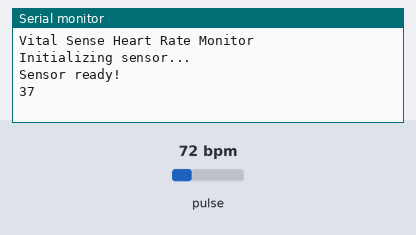
A sketch run on a simulated Arduino Uno, built with avr-gcc and run on an emulated ATmega328P. Shown: the last lines printed to the serial monitor. Inputs (shaded band) come from the test bench; at power-on: pulse 72 bpm.

Above: at 2.2 s.
2.3 s: pulse set to 42 bpm
At 3.5 s:
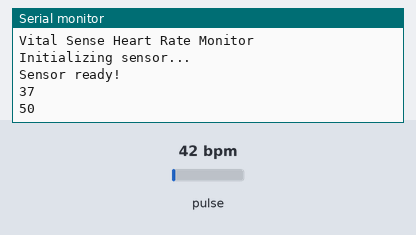
3.8 s: pulse set to 70 bpm
At 4.6 s:
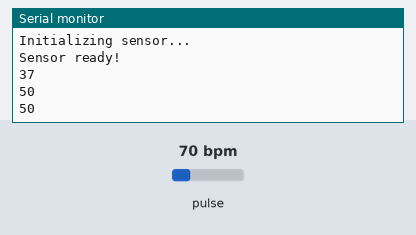
Timing chart, 0 to 6.8 s (numbered marks = the images above; inputs shaded):
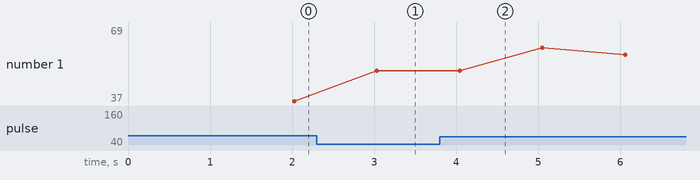

Measured:
- after the input at 2.3 s, the serial monitor: prints a new line after 0.73 s (image 1)
- plotted number 1: 37 → 50 after the input at 2.3 s, 50 → 69 after the input at 3.8 s

The sketch:

vital-sense-sensor.ino
```cpp
/**
 * Vital Sense - Arduino Heart Rate Sensor
 *
 * Supports multiple heart rate sensor types:
 * - MAX30102/MAX30100 Pulse Oximeter & Heart Rate Sensor (I2C)
 * - Pulse Sensor (Analog)
 *
 * Sends BPM data over Serial at 9600 baud
 * Compatible with the Web Serial API adapter
 *
 * Configuration: Edit config.h to customize behavior
 */

#include <Wire.h>
#include "config.h"
#include "MAX30105.h"
#include "heartRate.h"

// ===== SENSOR INSTANCES =====
#ifdef SENSOR_TYPE_MAX30102
MAX30105 particleSensor;

byte rates[MAX30102_RATE_SIZE];
byte rateSpot = 0;
long lastBeat = 0;
float beatsPerMinute;
int beatAvg;
#endif

// ===== TIMING =====
unsigned long lastBpmSent = 0;
int currentBpm = 0;
bool sensorInitialized = false;

void setup() {
  Serial.begin(SERIAL_BAUD_RATE);

  // Wait for serial connection
  delay(STARTUP_DELAY_MS);

  Serial.println("Vital Sense Heart Rate Monitor");
  Serial.println("Initializing sensor...");

  #ifdef SENSOR_TYPE_MAX30102
    initMAX30102();
  #else
    initPulseSensor();
  #endif

  if (sensorInitialized) {
    Serial.println("Sensor ready!");
  } else {
    Serial.println("ERROR: Sensor initialization failed");
  }
}

void loop() {
  if (!sensorInitialized) {
    delay(1000);
    return;
  }

  #ifdef SENSOR_TYPE_MAX30102
    readMAX30102();
  #else
    readPulseSensor();
  #endif

  // Send BPM at regular intervals
  if (millis() - lastBpmSent >= BPM_UPDATE_INTERVAL) {
    if (currentBpm > 0) {
      sendBPM(currentBpm);
    }
    lastBpmSent = millis();
  }
}

// ===== MAX30102 SENSOR FUNCTIONS =====
#ifdef SENSOR_TYPE_MAX30102

void initMAX30102() {
  if (!particleSensor.begin(Wire, I2C_SPEED_FAST)) {
    Serial.println("MAX30102 not found. Check wiring!");
    sensorInitialized = false;
    return;
  }

  // Configure sensor with default settings
  particleSensor.setup();
  particleSensor.setPulseAmplitudeRed(LED_BRIGHTNESS_RED);
  particleSensor.setPulseAmplitudeGreen(LED_BRIGHTNESS_GREEN);

  sensorInitialized = true;
}

void readMAX30102() {
  long irValue = particleSensor.getIR();

  // Check if a finger is detected
  if (irValue < FINGER_DETECTION_THRESHOLD) {
    // No finger detected
    beatsPerMinute = 0;
    beatAvg = 0;
    return;
  }

  // Check for heartbeat
  if (checkForBeat(irValue)) {
    long delta = millis() - lastBeat;
    lastBeat = millis();

    beatsPerMinute = 60 / (delta / 1000.0);

    // Filter out unrealistic values
    if (beatsPerMinute < 255 && beatsPerMinute > 20) {
      rates[rateSpot++] = (byte)beatsPerMinute;
      rateSpot %= MAX30102_RATE_SIZE;

      // Calculate average
      beatAvg = 0;
      for (byte x = 0; x < MAX30102_RATE_SIZE; x++) {
        beatAvg += rates[x];
      }
      beatAvg /= MAX30102_RATE_SIZE;

      currentBpm = beatAvg;
    }
  }
}

#endif

// ===== ANALOG PULSE SENSOR FUNCTIONS =====
#ifndef SENSOR_TYPE_MAX30102

int pulseSignal;
unsigned long lastPulseTime = 0;
int bpmReadings[PULSE_SENSOR_AVERAGE_SIZE];
int bpmIndex = 0;
bool pulseDetected = false;

void initPulseSensor() {
  pinMode(PULSE_SENSOR_PIN, INPUT);
  sensorInitialized = true;
}

void readPulseSensor() {
  pulseSignal = analogRead(PULSE_SENSOR_PIN);

  // Simple threshold-based pulse detection
  if (pulseSignal > PULSE_THRESHOLD && !pulseDetected) {
    pulseDetected = true;
    unsigned long currentTime = millis();

    if (lastPulseTime > 0) {
      unsigned long pulseDuration = currentTime - lastPulseTime;

      // Calculate BPM from time between pulses
      int bpm = 60000 / pulseDuration;

      // Filter realistic values
      if (bpm >= MIN_BPM && bpm <= MAX_BPM) {
        // Store in rolling average buffer
        bpmReadings[bpmIndex] = bpm;
        bpmIndex = (bpmIndex + 1) % PULSE_SENSOR_AVERAGE_SIZE;

        // Calculate average
        int sum = 0;
        int count = 0;
        for (int i = 0; i < PULSE_SENSOR_AVERAGE_SIZE; i++) {
          if (bpmReadings[i] > 0) {
            sum += bpmReadings[i];
            count++;
          }
        }

        if (count > 0) {
          currentBpm = sum / count;
        }
      }
    }

    lastPulseTime = currentTime;
  } else if (pulseSignal < PULSE_THRESHOLD) {
    pulseDetected = false;
  }

  delay(ANALOG_READ_DELAY);
}

#endif

// ===== SERIAL COMMUNICATION =====
void sendBPM(int bpm) {
  // Validate BPM range
  if (bpm < MIN_BPM || bpm > MAX_BPM) {
    DEBUG_PRINTLN("BPM out of range");
    return;
  }

  DEBUG_PRINT("Sending BPM: ");
  DEBUG_PRINTLN(bpm);

  // Send in the format expected by web-serial-adapter.ts
  Serial.println(bpm);
}
```

heartRate.h
```cpp
/**
 * Heart Rate Detection Algorithm
 *
 * Simple beat detection using derivative threshold
 * Based on the SparkFun MAX3010x library
 */

#ifndef HEARTRATE_H
#define HEARTRATE_H

#include "Arduino.h"

bool checkForBeat(int32_t sample) {
  static int32_t lastSample = 0;
  static int32_t derivative = 0;
  static int32_t lastDerivative = 0;

  // Calculate first derivative
  derivative = sample - lastSample;
  lastSample = sample;

  // Look for a rising edge (positive to negative derivative transition)
  // This indicates the peak of a heartbeat
  if (derivative > 100 && lastDerivative <= 100) {
    lastDerivative = derivative;
    return true;
  }

  lastDerivative = derivative;
  return false;
}

#endif
```

config.h
```cpp
/**
 * Configuration Header
 *
 * Centralized configuration for the Vital Sense sensor firmware
 * Edit these values to customize behavior without modifying main code
 */

#ifndef CONFIG_H
#define CONFIG_H

// ===== SENSOR CONFIGURATION =====

// Uncomment ONE sensor type
#define SENSOR_TYPE_MAX30102
// #define SENSOR_TYPE_PULSE_ANALOG

// ===== PIN CONFIGURATION =====

// For analog pulse sensor
#define PULSE_SENSOR_PIN A0

// I2C pins are standard (A4=SDA, A5=SCL on Uno)
// No configuration needed for MAX30102

// ===== TIMING CONFIGURATION =====

// How often to send BPM updates (milliseconds)
#define BPM_UPDATE_INTERVAL 1000

// Sampling rate for analog sensor (Hz)
#define SAMPLING_RATE 100

// ===== SERIAL CONFIGURATION =====

// Baud rate for serial communication
// MUST match web-serial-adapter.ts (9600)
#define SERIAL_BAUD_RATE 9600

// ===== FILTERING CONFIGURATION =====

// Valid BPM range
#define MIN_BPM 30
#define MAX_BPM 250

// Number of readings to average (MAX30102)
#define MAX30102_RATE_SIZE 4

// Number of readings to average (Pulse Sensor)
#define PULSE_SENSOR_AVERAGE_SIZE 5

// ===== MAX30102 SENSOR CONFIGURATION =====

#ifdef SENSOR_TYPE_MAX30102

// LED brightness (0x00 to 0xFF)
// Lower = less power, may need adjustment based on skin tone
#define LED_BRIGHTNESS_RED 0x0A
#define LED_BRIGHTNESS_GREEN 0x00

// Threshold for finger detection (IR value)
#define FINGER_DETECTION_THRESHOLD 50000

#endif

// ===== PULSE SENSOR CONFIGURATION =====

#ifdef SENSOR_TYPE_PULSE_ANALOG

// Threshold for pulse detection (0-1023)
// Adjust based on your specific sensor and placement
#define PULSE_THRESHOLD 550

// Delay between analog reads (milliseconds)
#define ANALOG_READ_DELAY 10

#endif

// ===== DEBUG CONFIGURATION =====

// Enable debug output (comment out for production)
// #define DEBUG_MODE

// Debug print macro
#ifdef DEBUG_MODE
  #define DEBUG_PRINT(x) Serial.print(x)
  #define DEBUG_PRINTLN(x) Serial.println(x)
#else
  #define DEBUG_PRINT(x)
  #define DEBUG_PRINTLN(x)
#endif

// ===== ADVANCED CONFIGURATION =====

// Enable status LED on pin 13
// #define ENABLE_STATUS_LED

// Enable startup delay for sensor stabilization
#define STARTUP_DELAY_MS 1000

// Timeout for initial sensor detection (milliseconds)
#define SENSOR_INIT_TIMEOUT 5000

#endif // CONFIG_H
```
